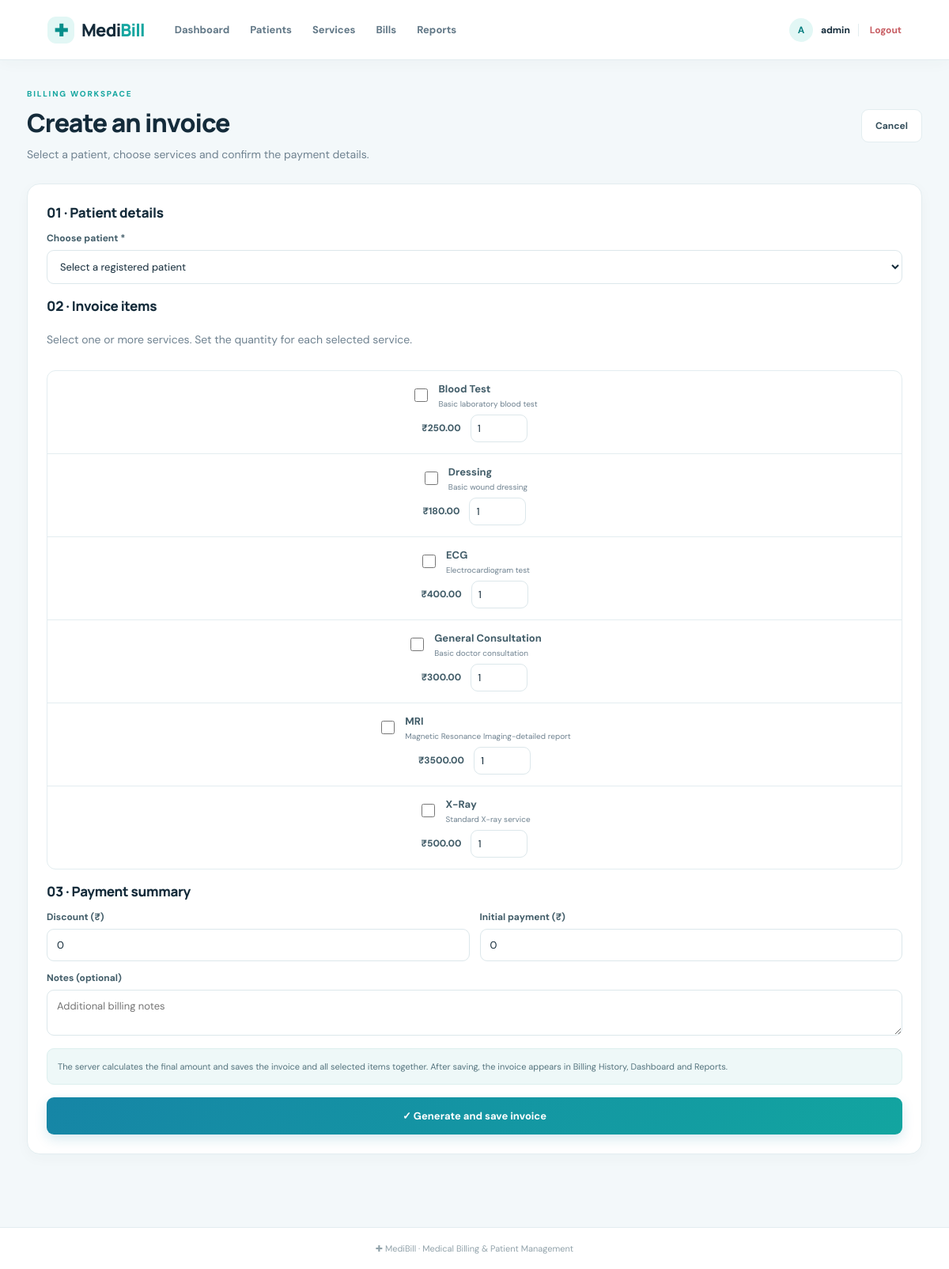
Page /bills/new (signed in) on the committed database.
### tables this page shows
CREATE TABLE services (
        id INTEGER PRIMARY KEY AUTOINCREMENT,
        name TEXT UNIQUE NOT NULL,
        description TEXT,
        price REAL NOT NULL CHECK(price >= 0)
    );

### app.py (the view, shortened to what this page needs)
@app.route("/bills/new", methods=["GET", "POST"])
@login_required
def new_bill():
    db = get_db()
    patients_list = db.execute("SELECT * FROM patients ORDER BY name").fetchall()
    services_list = db.execute("SELECT * FROM services ORDER BY name").fetchall()
    return render_template("new_bill.html", patients=patients_list, services=services_list)

### app.py (called while the page is built)
def get_db():
    if "db" not in g:
        g.db = sqlite3.connect(DATABASE, timeout=15)
        g.db.row_factory = sqlite3.Row
        g.db.execute("PRAGMA foreign_keys = ON")
        g.db.execute("PRAGMA journal_mode = WAL")
    return g.db

def login_required(view):
    @wraps(view)
    def wrapped(*args, **kwargs):
        if "user_id" not in session:
            flash("Please log in to continue.", "warning")
            return redirect(url_for("login"))
        return view(*args, **kwargs)
    return wrapped

### templates/new_bill.html (shortened to what this page needs)
{% extends "base.html" %}{% block title %}Create invoice | MediBill{% endblock %}
{% block content %}
<div class="page-heading"><div><p class="eyebrow">BILLING WORKSPACE</p><h1>Create an invoice</h1><p class="muted">Select a patient, choose services and confirm the payment details.</p></div><a class="button secondary" href="{{ url_for('bills') }}">Cancel</a></div>
{% if not patients %}<div class="content-card empty-state">Add a patient before creating an invoice. <a class="text-link" href="{{ url_for('patients') }}">Go to patients →</a></div>
{% elif not services %}<div class="content-card empty-state">Add at least one service before creating an invoice. <a class="text-link" href="{{ url_for('services') }}">Go to services →</a></div>
{% else %}
<form method="post" class="content-card form-stack" id="invoice-form">
<div class="form-section"><h2>01 · Patient details</h2><label>Choose patient *<select name="patient_id" required><option value="">Select a registered patient</option></select></label></div>
<div class="form-section"><h2>02 · Invoice items</h2><p class="muted">Select one or more services. Set the quantity for each selected service.</p><div class="service-picker">{% for s in services %}<label class="service-option"><span class="service-check"><input type="checkbox" name="service_ids" value="{{ s.id }}"><span><b>{{ s.name }}</b><small>{{ s.description or 'Medical service' }}</small></span></span><span class="service-price">₹{{ "%.2f"|format(s.price) }}<input type="number" name="quantity_{{ s.id }}" value="1" min="1" max="1000" aria-label="Quantity for {{ s.name }}"></span></label>{% endfor %}</div></div>
<div class="form-section"><h2>03 · Payment summary</h2><div class="form-row"><label>Discount (₹)<input type="number" name="discount" min="0" step="0.01" value="0"></label><label>Initial payment (₹)<input type="number" name="paid" min="0" step="0.01" value="0"></label></div><label>Notes (optional)<textarea name="notes" rows="2" placeholder="Additional billing notes"></textarea></label></div>
<div class="hint">The server calculates the final amount and saves the invoice and all selected items together. After saving, the invoice appears in Billing History, Dashboard and Reports.</div>
<button class="button primary generate-button" type="submit">✓ Generate and save invoice</button></form>
{% endif %}
{% endblock %}

### static/style.css (style rules this page uses)
:root { --ink:#142b3a;--muted:#6f8290;--line:#e3edf0;--bg:#f3f8fa;--blue:#167da0;--navy:#123849;--teal:#16a6a0;--green:#16866a }
* { box-sizing:border-box }
body { margin:0;background:var(--bg);color:var(--ink);font-family:'DM Sans',Arial,sans-serif;font-size:14px }
a { color:inherit;text-decoration:none }
.page-heading { display:flex;align-items:center;justify-content:space-between;gap:20px;margin-bottom:26px }
.eyebrow { font-size:10px;font-weight:800;letter-spacing:1.8px;color:var(--teal);margin:0 0 8px }
.page-heading h1,.welcome-banner h1 { font:800 32px Manrope,sans-serif;letter-spacing:-1px;margin:0 }
.muted { color:var(--muted);line-height:1.6;margin:7px 0 0 }
.button { display:inline-flex;align-items:center;justify-content:center;border:0;border-radius:9px;padding:12px 17px;font:700 12px 'DM Sans',sans-serif;cursor:pointer;white-space:nowrap }
.primary { background:linear-gradient(135deg,#1685a6,#12a5a0);color:#fff;box-shadow:0 6px 15px #1685a62b }
.secondary { background:#fff;color:#344e5b;border:1px solid var(--line) }
.stat-card,.content-card { background:#fff;border:1px solid var(--line);border-radius:16px;box-shadow:0 5px 18px #12384908 }
.content-card { padding:24px;margin-bottom:22px }
.content-card h2 { font:800 17px Manrope,sans-serif;margin:0 0 14px;letter-spacing:-.3px }
.form-stack { display:flex;flex-direction:column;gap:16px }
.form-stack label,.payment-form label { display:flex;flex-direction:column;gap:7px;color:#425d69;font-size:12px;font-weight:700 }
input,select,textarea { width:100%;border:1px solid #dce7eb;border-radius:9px;padding:11px 12px;font:400 13px 'DM Sans',sans-serif;color:var(--ink);background:#fff;outline:none }
textarea { resize:vertical }
.form-row { display:grid;grid-template-columns:1fr 1fr;gap:13px }
.service-picker { display:flex;flex-direction:column;border:1px solid var(--line);border-radius:11px;overflow:hidden;margin-top:14px }
.service-option { display:flex;align-items:center;justify-content:space-between;gap:20px;padding:14px 16px;border-bottom:1px solid var(--line);cursor:pointer }
.service-option:last-child { border:0 }
.service-check { display:flex;align-items:center;gap:10px }
.service-check input[type=checkbox] { width:17px;height:17px;accent-color:#159e9a }
.service-check>span { display:flex;flex-direction:column;gap:4px }
.service-option b { font-size:13px }
.service-option small { color:var(--muted);font-weight:400 }
.service-price { display:flex;align-items:center;gap:12px;font-weight:800;white-space:nowrap }
.service-price input { width:72px;padding:8px }
.form-section { display:flex;flex-direction:column;gap:13px }
.form-section h2 { margin:0 }
.hint { background:#eef8f8;color:#54737d;padding:13px;border-radius:9px;font-size:11px;line-height:1.7;border:1px solid #dcefee }
.generate-button { padding:15px;font-size:13px }

### rows in the picture
services: name "Blood Test", description "Basic laboratory blood test", price "250.00"
services: name "Dressing", description "Basic wound dressing", price "180.00"
services: name "ECG", description "Electrocardiogram test", price "400.00"
services: name "General Consultation", description "Basic doctor consultation", price "300.00", id "1"
services: name "MRI", description "Magnetic Resonance Imaging-detailed report", price "3500.00"
services: name "X-Ray", description "Standard X-ray service", price "500.00"

### other values in the picture
{{ session.get('username','U')[0]|upper }} "A"
{{ session.get('username') }} "admin"
